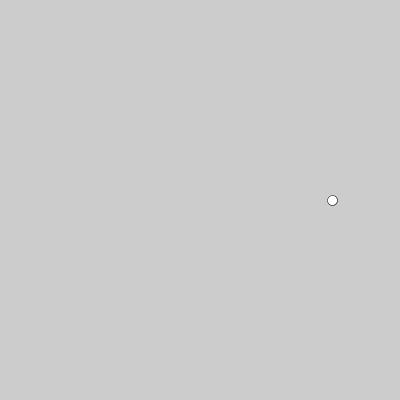
Frame 1 (no input)
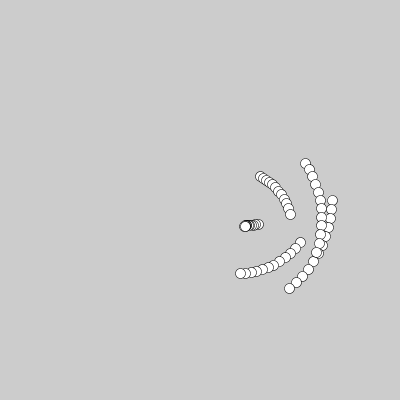
Frame 60 (the mouse pressed at the canvas centre just before this capture)
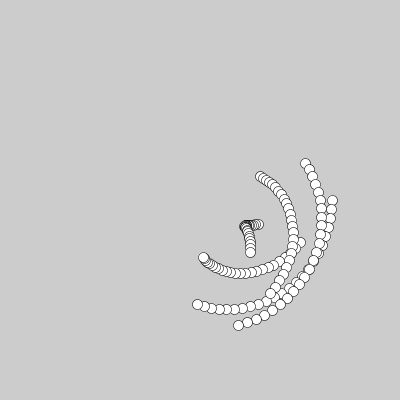
Frame 120 (the mouse held since frame 60 and released just before this capture)

The Processing sketch that drew these frames (run headless with seeded random() and noise(); from frame 60 on, the mouse is pressed at the canvas centre):

// Processing sketch: processing_26845
// ── processing_26845.pde

/**
based on code from:
Sumit Pandey
NID, Gandhinagar
http://www.openprocessing.org/visuals/?visualID=6902
*/
 
void setup(){
  size(400,400);
  smooth();
  background(#cccccc);
}
 
float count = 0;
float xNew,yNew;
float a = 13;
float b = 10;
float n = a/b;
 
void draw(){
 
    epicycloid(a,b,width/2,height/2,count,2,2,0.5,count);
    count = count + 0.6;
    if(count > 746){ 
     // save("Epicycliod_2_a="+str(a)+" b="+str(b)+".png");
     noLoop();
    }
}
 
void epicycloid(float a,float b,int translateX,int translateY, float h, float s, float br,float strokeWt, float count){
  float count2 = count;
  pushMatrix();
  translate(translateX,translateY);
  if(count2<=2001){
    
    xNew = (a+b)*cos(radians(count))+b*cos(((a+b)*count));
    yNew = (a+b)*sin(radians(count))-b*sin(((a+b)*count)); 
    
    xNew = xNew * 4;
    yNew = yNew * 4;
    
    stroke(0,0,0);
    strokeWeight(strokeWt);
    ellipse(xNew,yNew,10,10);

  }
  popMatrix();
}
